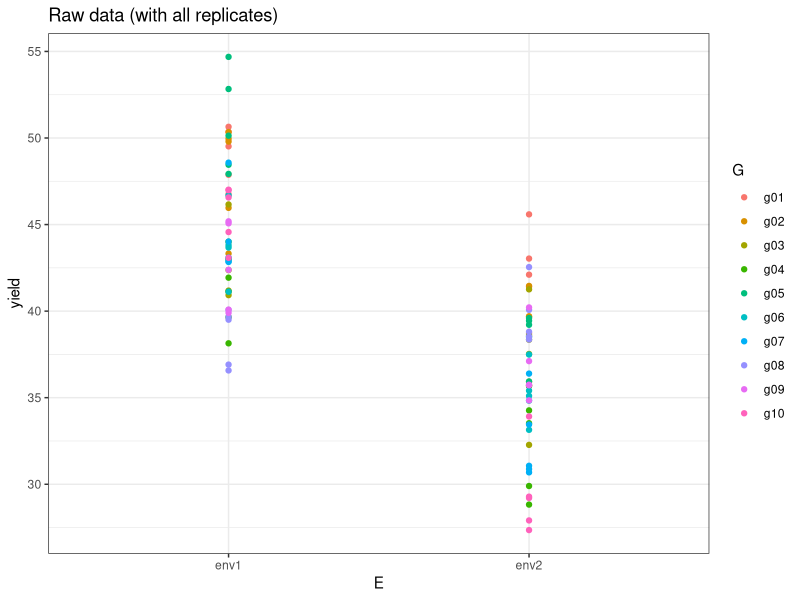
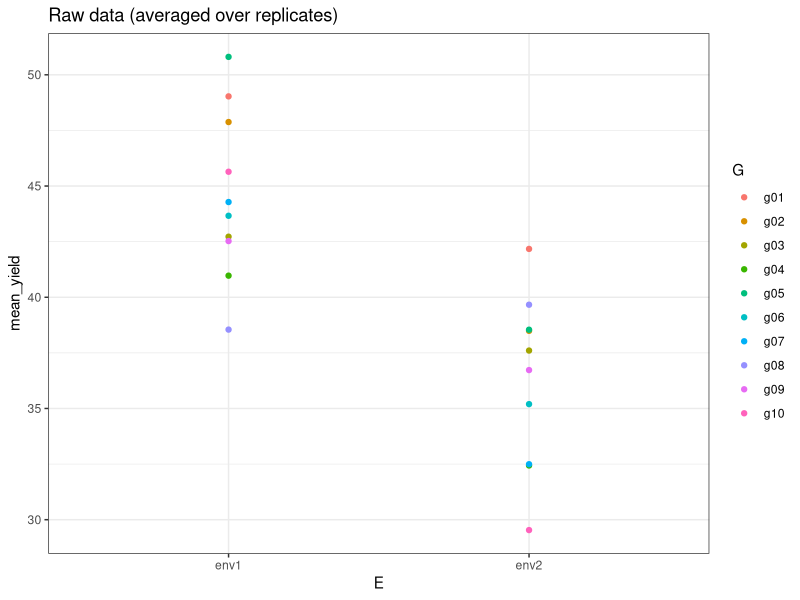
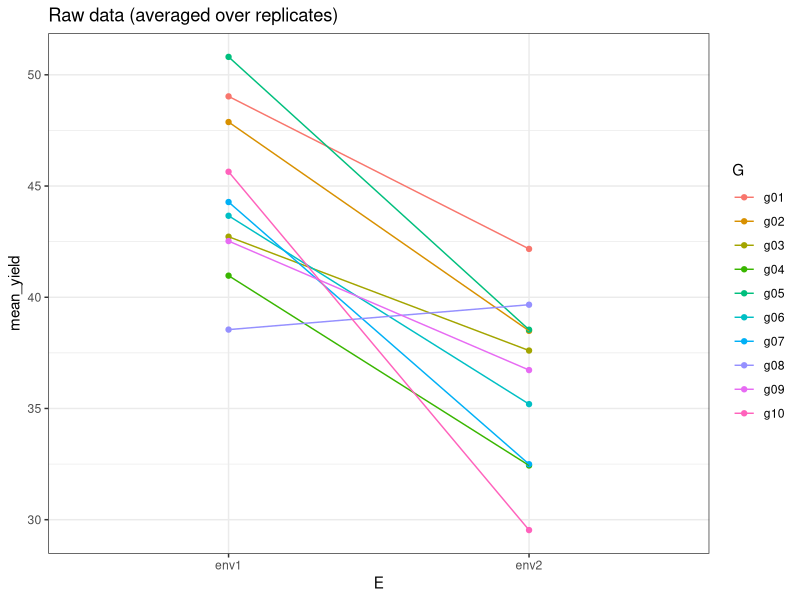
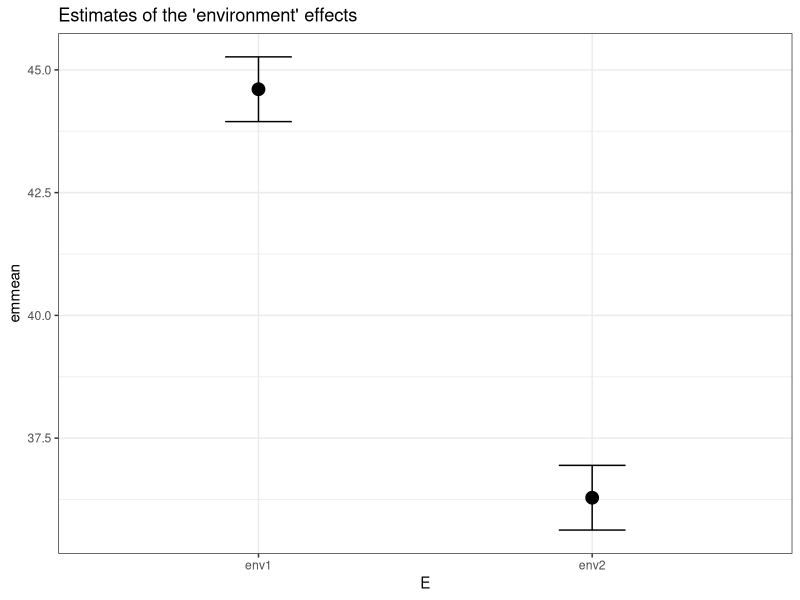
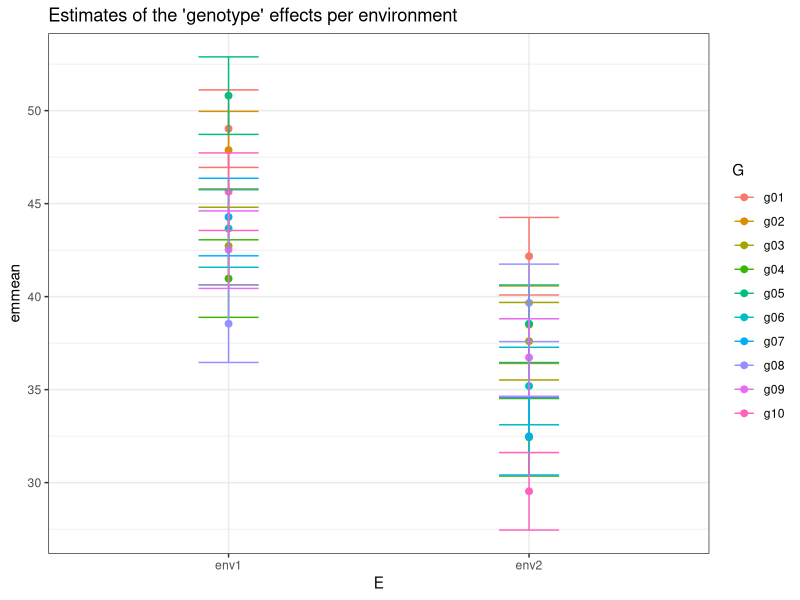
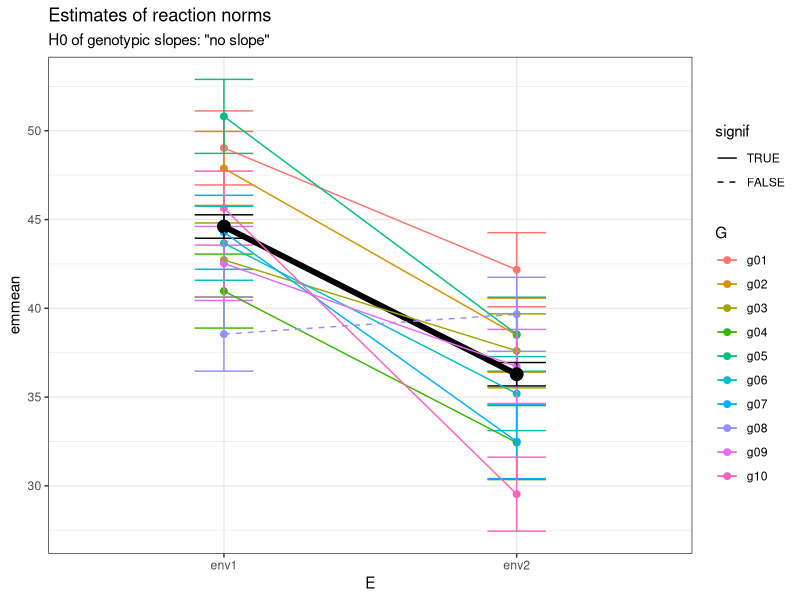
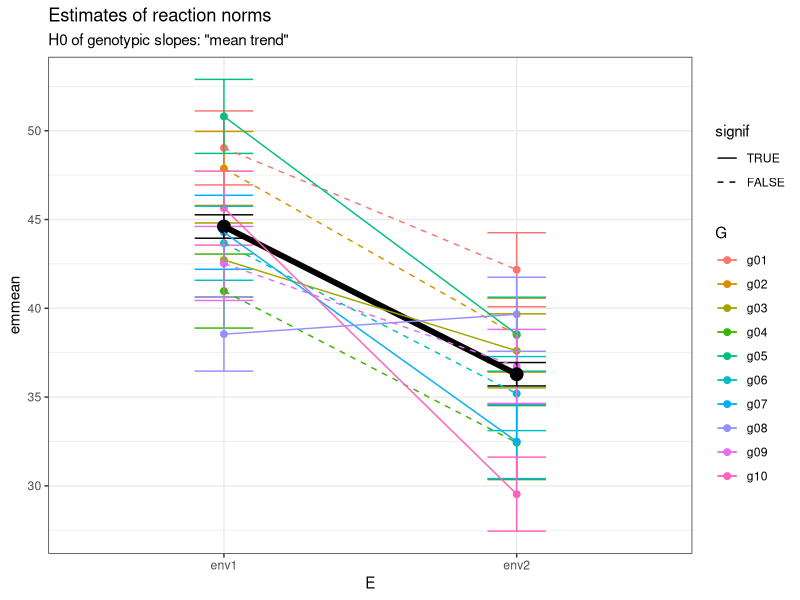

Source code (R) for these figures, in order:
## ---- chunk 1
suppressPackageStartupMessages(library(knitr))
opts_chunk$set(echo=TRUE, warning=TRUE, message=TRUE, cache=FALSE,
               fig.align="center", collapse=TRUE)
opts_knit$set(progress=TRUE, verbose=TRUE)
## ---- chunk 2
suppressPackageStartupMessages(library(ggplot2))
suppressPackageStartupMessages(library(car))
suppressPackageStartupMessages(library(emmeans))
## ---- chunk 3
nbEnvts <- 2  # number of environments
nbGenos <- 10 # number of genotypes
nbReps <- 5   # number of replicates per treatment
nbGxEs <- nbGenos * nbEnvts

(levEnvts <- paste0("env", 1:nbEnvts))
(levGenos <- sprintf(paste0("g%02i"), 1:nbGenos))
(levReps <- LETTERS[1:nbReps])
(levGxEs <- paste0(rep(levGenos, each=nbEnvts), "_", levEnvts))

tmp <- expand.grid(levReps, levEnvts, levGenos)
dat <- data.frame(G=tmp$Var3,
                  E=tmp$Var2,
                  rep=tmp$Var1,
                  GxE=paste0(tmp$Var3, "_", tmp$Var2),
                  true_yield=NA,
                  yield=NA,
                  stringsAsFactors=TRUE)
stopifnot(all(levels(dat$GxE) == levGxEs))
str(dat)
head(dat)
## ---- chunk 4
true_envt_diff <- 10
sd_G <- 3
sd_GxE <- 3 # 0
sd_err <- 2 # 0.8
## ---- chunk 5
set.seed(12345)
N <- nrow(dat)
true_grand_mean <- 40
(true_geno_effs <- setNames(as.vector(scale(rnorm(nbGenos, sd=sd_G), center=TRUE, scale=FALSE)),
                            levGenos))
(true_envt_effs <- setNames(c(true_envt_diff/2, -true_envt_diff/2),
                            levEnvts))
(true_gxe_effs <- setNames(as.vector(scale(rnorm(nbGxEs, sd=sd_GxE), center=TRUE, scale=FALSE)),
                           levGxEs))
## ---- chunk 6
(true_geno_means <- true_grand_mean + true_geno_effs)
(true_envt_means <- true_grand_mean + true_envt_effs)

Bstar.cs.geno <- contr.sum(levels(dat$G))
B.cs.geno <- cbind(intercept=1, Bstar.cs.geno)
C.cs.geno <- solve(B.cs.geno)
(true_geno_contrs <- C.cs.geno %*% true_geno_means)

Bstar.cs.envt <- contr.sum(levels(dat$E))
B.cs.envt <- cbind(intercept=1, Bstar.cs.envt)
C.cs.envt <- solve(B.cs.envt)
(true_envt_contrs <- C.cs.envt %*% true_envt_means)

stopifnot(all.equal(true_geno_contrs["intercept",1], true_envt_contrs["intercept",1]))
## ---- chunk 7
for(i in 1:N)
  dat$true_yield[i] <- true_grand_mean +
    true_geno_effs[dat$G[i]] +
    true_envt_effs[dat$E[i]] +
    true_gxe_effs[dat$GxE[i]]
## ---- chunk 8
X <- model.matrix(~ 1 + G + E + G:E, dat,
                  contrasts.arg = list(G="contr.sum", E="contr.sum"))
true_beta <- c(true_geno_contrs, true_envt_contrs[-1])
## stopifnot(all.equal((X %*% true_beta)[,1], dat$true_yield, check.attributes=FALSE))
## TODO: add the interaction contrasts in beta
## ---- chunk 9
epsilons <- rnorm(n=N, mean=0, sd=sd_err)
dat$yield <- dat$true_yield + epsilons
## ---- chunk 10
(obs_grand_mean <- mean(dat$yield))
(obs_geno_means <- tapply(dat$yield, dat$G, mean))
(obs_envt_means <- tapply(dat$yield, dat$E, mean))
## ---- chunk 11
ggplot(dat) +
  aes(x=E, y=yield, color=G) +
  geom_point() +
  labs(title="Raw data (with all replicates)") +
  theme_bw()
## ---- chunk 12
obsMeansW <- tapply(dat$yield, list(dat$G, dat$E), mean)
obsMeansL <- data.frame(G=rownames(obsMeansW),
                        E=rep(colnames(obsMeansW), each=nrow(obsMeansW)),
                        mean_yield=c(obsMeansW))
ggplot(obsMeansL) +
  aes(x=E, y=mean_yield, color=G) +
  geom_point() +
  labs(title="Raw data (averaged over replicates)") +
  theme_bw()
## ---- chunk 13
tmp <- data.frame(x=1,
                  y=obsMeansW[,"env1"],
                  xend=2,
                  yend=obsMeansW[,"env2"],
                  G=rownames(obsMeansW))
ggplot() +
  geom_point(aes(x=E, y=mean_yield, color=G), obsMeansL) +
  geom_segment(aes(x=x, y=y, xend=xend, yend=yend, color=G), data=tmp) +
  labs(title="Raw data (averaged over replicates)") +
  theme_bw()
## ---- chunk 14
fit <- lm(yield ~ 1 + G + E + G:E, data=dat,
          contrasts=list(G="contr.sum", E="contr.sum"))
summary(fit)
## (alpha_hat <- coef(fit))

(tav <- car::Anova(fit, type="III"))
## ---- chunk 15
emms_envt <- emmeans(fit, ~ E)
(sry_emms_envt <- summary(emms_envt, level=0.95))
ggplot(sry_emms_envt) +
  aes(x=E, y=emmean) +
  geom_point(size=4) +
  geom_errorbar(aes(x=E, ymin=lower.CL, ymax=upper.CL), width=0.2) +
  labs(title="Estimates of the 'environment' effects") +
  theme_bw()
## ---- chunk 16
emms_geno_byE <- emmeans(fit, ~ G | E)
(sry_emms_geno_byE <- summary(emms_geno_byE, level=0.95))
ggplot(sry_emms_geno_byE) +
  aes(x=E, y=emmean, color=G) +
  geom_point(size=2) +
  geom_errorbar(aes(x=E, ymin=lower.CL, ymax=upper.CL), width=0.2) +
  labs(title="Estimates of the 'genotype' effects per environment") +
  theme_bw()
## ---- chunk 17
(contr_envt <- contrast(emms_envt, "pairwise"))
contr_envt <- as.data.frame(contr_envt)
meanRNlinetype <- "dotted"
if(contr_envt$p.value < 0.05)
  meanRNlinetype <- "solid"

emms_gxe <- emmeans(fit, ~ G * E)
(sry_emms_gxe <- summary(emms_gxe, level=0.95))
head(tmp <- as.data.frame(pairs(emms_gxe, simple="E")))

tmpE <- data.frame(x=1,
                   y=sry_emms_envt$emmean[1],
                   xend=2,
                   yend=sry_emms_envt$emmean[2])
tmpGbyE <- data.frame(x=1,
                      y=sry_emms_geno_byE$emmean[sry_emms_geno_byE$E == "env1"],
                      xend=2,
                      yend=sry_emms_geno_byE$emmean[sry_emms_geno_byE$E == "env2"],
                      G=levels(sry_emms_geno_byE$G),
                      signif=ifelse(tmp$p.value <= 0.05, TRUE, FALSE))
tmpGbyE$signif <- factor(tmpGbyE$signif, levels=c("TRUE","FALSE"))

ggplot() +
  geom_point(aes(x=E, y=emmean, color=G), sry_emms_geno_byE, size=2) +
  geom_errorbar(aes(x=E, ymin=lower.CL, ymax=upper.CL, color=G), sry_emms_geno_byE, width=0.2) +
  geom_point(aes(x=E, y=emmean), sry_emms_envt, size=4) +
  geom_errorbar(aes(x=E, ymin=lower.CL, ymax=upper.CL), sry_emms_envt, width=0.2) +
  geom_segment(aes(x=x, y=y, xend=xend, yend=yend), tmpE, linewidth=2, linetype=meanRNlinetype) +
  geom_segment(aes(x=x, y=y, xend=xend, yend=yend, color=G, linetype=signif), tmpGbyE) +
  scale_linetype_manual(values=c("TRUE"="solid", "FALSE"="dashed")) +
  labs(title="Estimates of reaction norms",
       subtitle="H0 of genotypic slopes: \"no slope\"") +
  theme_bw()
## ---- chunk 18
tmpGbyE$signif <- NA
(tmp <- as.data.frame(test(pairs(emms_gxe, by="G"), null=contr_envt$estimate)))
tmpGbyE$signif <- ifelse(tmp$p.value <= 0.05, TRUE, FALSE)
tmpGbyE$signif <- factor(tmpGbyE$signif, levels=c("TRUE","FALSE"))

ggplot() +
  geom_point(aes(x=E, y=emmean, color=G), sry_emms_geno_byE, size=2) +
  geom_errorbar(aes(x=E, ymin=lower.CL, ymax=upper.CL, color=G), sry_emms_geno_byE, width=0.2) +
  geom_point(aes(x=E, y=emmean), sry_emms_envt, size=4) +
  geom_errorbar(aes(x=E, ymin=lower.CL, ymax=upper.CL), sry_emms_envt, width=0.2) +
  geom_segment(aes(x=x, y=y, xend=xend, yend=yend), tmpE, linewidth=2, linetype=meanRNlinetype) +
  geom_segment(aes(x=x, y=y, xend=xend, yend=yend, color=G, linetype=signif), tmpGbyE) +
  scale_linetype_manual(values=c("TRUE"="solid", "FALSE"="dashed")) +
  labs(title="Estimates of reaction norms",
       subtitle="H0 of genotypic slopes: \"mean trend\"") +
  theme_bw()
## ---- chunk 19
print(sessionInfo(), locale=FALSE)
